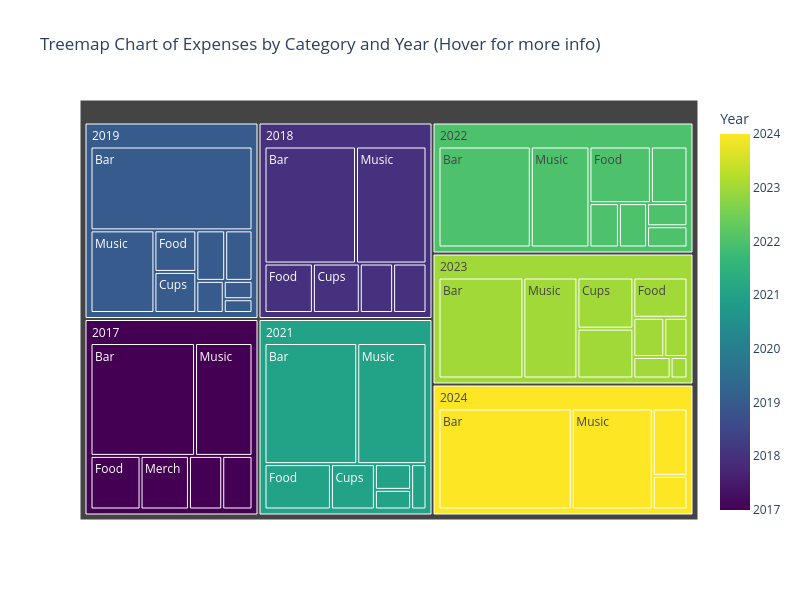

The notebook cell this image was saved under:
### Code cell
# treemap of expenses by category and year

# group and sort sums by Category and Year
df_cat_year_sum = exp_df.groupby(["Category", "Year"]).sum().reset_index()

# calculate percentage of total expenses for each category-year combination
df_cat_year_sum["Percentage"] = df_cat_year_sum.groupby("Year")["Amount"].transform(
    lambda x: x / x.sum() * 100
)

# plot the chart
fig = px.treemap(
    df_cat_year_sum,
    path=["Year", "Category"],
    values="Percentage",
    color="Year",
    color_continuous_scale="Viridis",
    title="Treemap Chart of Expenses by Category and Year (Hover for more info)",
    custom_data=["Percentage", "Amount"],
)

# update layout for better display
fig.update_layout(
    height=600,
    width=800,
    uniformtext=dict(minsize=12, mode="hide"),
)

# format percentage
fig.update_traces(
    hovertemplate="Year: %{parent}<br>Category: %{label}<br>Percentage: %{customdata[0]:.2f}%<br>Amount: $%{customdata[1]:.2f}"
)

fig.show()

### Figure 1 — Plotly figure (JSON) as saved in the notebook; plotly's stock layout.template omitted (floating-point values rounded to 4 significant figures; data arrays with more than 128 entries replaced by an {"elided": "..."} marker saying what was removed)
{"data": [{"branchvalues": "total", "customdata": {"elided": "56x3 mixed values"}, "domain": {"x": [0, 1], "y": [0, 1]}, "hovertemplate": "Year: %{parent}<br>Category: %{label}<br>Percentage: %{customdata[0]:.2f}%<br>Amount: $%{customdata[1]:.2f}", "ids": ["2017/Bar", "2018/Bar", "2019/Bar", "2021/Bar", "2022/Bar", "2023/Bar", "2024/Bar", "2017/Cleaning", "2018/Cleaning", "2019/Cleaning", "2021/Cleaning", "2022/Cleaning", "2023/Cleaning", "2024/Cleaning", "2017/Cups", "2018/Cups", "2019/Cups", "2021/Cups", "2022/Cups", "2023/Cups", "2018/Decoration", "2019/Decoration", "2022/Decoration", "2023/Decoration", "2017/Food", "2018/Food", "2019/Food", "2021/Food", "2022/Food", "2023/Food", "2024/Food", "2019/Logo", "2021/Logo", "2022/Logo", "2023/Logo", "2017/Merch", "2019/Merch", "2021/Merch", "2023/Merch", "2017/Music", "2018/Music", "2019/Music", "2021/Music", "2022/Music", "2023/Music", "2024/Music", "2019/Porta Potty", "2022/Porta Potty", "2023/Porta Potty", "2017", "2018", "2019", "2021", "2022", "2023", "2024"], "labels": ["Bar", "Bar", "Bar", "Bar", "Bar", "Bar", "Bar", "Cleaning", "Cleaning", "Cleaning", "Cleaning", "Cleaning", "Cleaning", "Cleaning", "Cups", "Cups", "Cups", "Cups", "Cups", "Cups", "Decoration", "Decoration", "Decoration", "Decoration", "Food", "Food", "Food", "Food", "Food", "Food", "Food", "Logo", "Logo", "Logo", "Logo", "Merch", "Merch", "Merch", "Merch", "Music", "Music", "Music", "Music", "Music", "Music", "Music", "Porta Potty", "Porta Potty", "Porta Potty", "2017", "2018", "2019", "2021", "2022", "2023", "2024"], "marker": {"coloraxis": "coloraxis", "colors": [2017, 2018, 2019, 2021, 2022, 2023, 2024, 2017.0, 2018, 2019, 2021, 2022.0, 2023.0, 2024.0, 2017, 2018, 2019, 2021, 2022, 2023.0, 2018, 2019, 2022, 2023, 2017, 2018, 2019, 2021.0, 2022, 2023.0, 2024.0, 2019, 2021, 2022, 2023.0, 2017, 2019, 2021, 2023, 2017, 2018, 2019, 2021, 2022, 2023, 2024, 2019, 2022, 2023, 2017, 2018, 2019, 2021, 2022, 2023.0, 2024]}, "name": "", "parents": ["2017", "2018", "2019", "2021", "2022", "2023", "2024", "2017", "2018", "2019", "2021", "2022", "2023", "2024", "2017", "2018", "2019", "2021", "2022", "2023", "2018", "2019", "2022", "2023", "2017", "2018", "2019", "2021", "2022", "2023", "2024", "2019", "2021", "2022", "2023", "2017", "2019", "2021", "2023", "2017", "2018", "2019", "2021", "2022", "2023", "2024", "2019", "2022", "2023", "", "", "", "", "", "", ""], "type": "treemap", "values": [43.76, 39.7, 50.37, 41.67, 37.06, 34.1, 53.53, 6.615, 6.118, 3.264, 3.454, 8.244, 11.09, 9.294, 6.013, 8.6, 6.383, 7.397, 3.417, 11.37, 6.118, 1.959, 5.204, 3.182, 9.942, 8.871, 6.457, 11.17, 13.83, 8.676, 4.647, 1.469, 2.584, 4.961, 4.821, 9.621, 5.113, 2.639, 1.446, 24.05, 30.59, 19.59, 31.09, 23.56, 21.7, 32.53, 5.401, 3.721, 3.616, 100, 100, 100.0, 100, 100, 100, 100]}], "layout": {"coloraxis": {"colorbar": {"title": {"text": "Year"}}, "colorscale": [[0, "#440154"], [0.1111, "#482878"], [0.2222, "#3e4989"], [0.3333, "#31688e"], [0.4444, "#26828e"], [0.5556, "#1f9e89"], [0.6667, "#35b779"], [0.7778, "#6ece58"], [0.8889, "#b5de2b"], [1, "#fde725"]]}, "height": 600, "legend": {"tracegroupgap": 0}, "title": {"text": "Treemap Chart of Expenses by Category and Year (Hover for more info)"}, "uniformtext": {"minsize": 12, "mode": "hide"}, "width": 800}}
